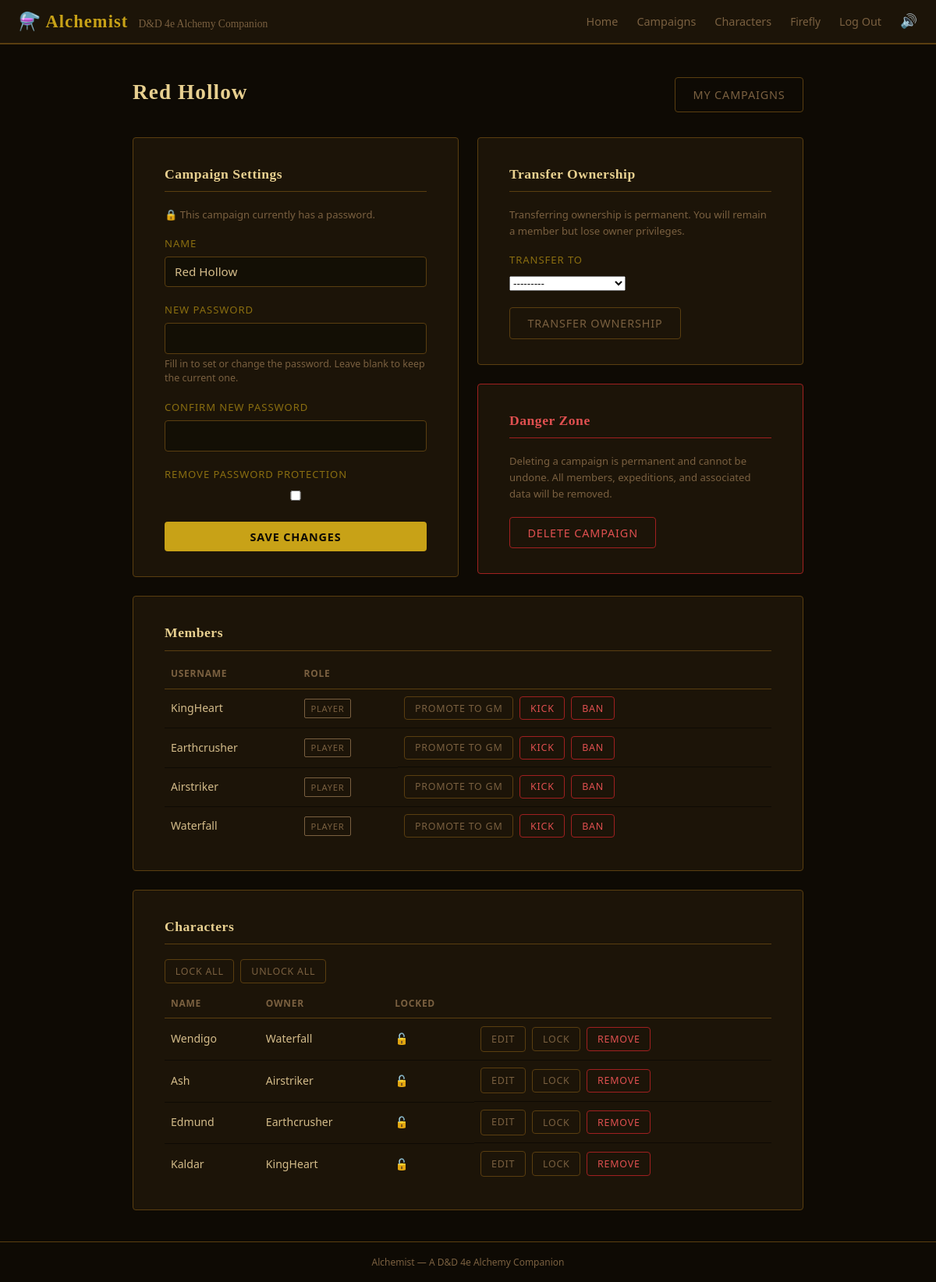
Page /campaigns/red-hollow/manage/ (signed in) on the committed database.
### campaigns/models.py (models this page shows, shortened)
class Campaign(models.Model):
    name = models.CharField(max_length=100, db_index=True)
    slug = models.SlugField(max_length=100, unique=True, blank=True)
    password = models.CharField(max_length=128, null=True, blank=True)  # Hashed; null = no password required.
    created_by = models.ForeignKey(settings.AUTH_USER_MODEL, on_delete=models.SET_NULL, related_name="created_campaigns", null=True)
    billing_owner = models.ForeignKey(settings.AUTH_USER_MODEL, on_delete=models.PROTECT, related_name="billing_campaigns")
    subscription = models.ForeignKey("accounts.Subscription", on_delete=models.PROTECT, related_name="campaigns", null=True, blank=True)
    created_at = models.DateTimeField(auto_now_add=True)
    updated_at = models.DateTimeField(auto_now=True)
    class Meta:
        ordering = ["-created_at"]
        constraints = [
            models.UniqueConstraint(fields=["billing_owner", "name"], name="unique_campaign_name_per_owner"),
        ]

class CampaignMembership(models.Model):
    user = models.ForeignKey(settings.AUTH_USER_MODEL, on_delete=models.CASCADE, related_name="campaign_memberships")
    campaign = models.ForeignKey(Campaign, on_delete=models.CASCADE, related_name="campaign_memberships")
    role = models.CharField(max_length=20, choices=GameRole.choices, default=GameRole.PLAYER, db_index=True)
    is_owner = models.BooleanField(default=False)
    created_at = models.DateTimeField(auto_now_add=True)
    updated_at = models.DateTimeField(auto_now=True)
    class Meta:
        constraints = [models.UniqueConstraint(fields=["user", "campaign"], name="unique_campaign_membership")]
        ordering = ["-created_at"]

### characters/models.py (models this page shows, shortened)
class Character(models.Model):
    name = models.CharField(max_length=50, db_index=True)
    slug = models.SlugField(max_length=50, blank=True)
    campaign = models.ForeignKey("campaigns.Campaign", null=True, blank=True, on_delete=models.SET_NULL, related_name="characters")
    home_campaign = models.ForeignKey("campaigns.Campaign", null=True, blank=True, on_delete=models.SET_NULL, related_name="home_characters")
    owner = models.ForeignKey(settings.AUTH_USER_MODEL, on_delete=models.CASCADE, related_name="characters")
    level = models.PositiveSmallIntegerField(validators=[MinValueValidator(1), MaxValueValidator(50)], default=1)
    strength = models.PositiveSmallIntegerField(validators=[MinValueValidator(1), MaxValueValidator(50)], default=10)
    constitution = models.PositiveSmallIntegerField(validators=[MinValueValidator(1), MaxValueValidator(50)], default=10)
    dexterity = models.PositiveSmallIntegerField(validators=[MinValueValidator(1), MaxValueValidator(50)], default=10)
    intelligence = models.PositiveSmallIntegerField(validators=[MinValueValidator(1), MaxValueValidator(50)], default=10)
    wisdom = models.PositiveSmallIntegerField(validators=[MinValueValidator(1), MaxValueValidator(50)], default=10)
    charisma = models.PositiveSmallIntegerField(validators=[MinValueValidator(1), MaxValueValidator(50)], default=10)
    alchemy_bonus = models.PositiveSmallIntegerField(validators=[MinValueValidator(0), MaxValueValidator(50)], default=0)
    arcana_bonus = models.PositiveSmallIntegerField(validators=[MinValueValidator(0), MaxValueValidator(50)], default=0)
    dungeoneering_bonus = models.PositiveSmallIntegerField(validators=[MinValueValidator(0), MaxValueValidator(50)], default=0)
    history_bonus = models.PositiveSmallIntegerField(validators=[MinValueValidator(0), MaxValueValidator(50)], default=0)
    insight_bonus = models.PositiveSmallIntegerField(validators=[MinValueValidator(0), MaxValueValidator(50)], default=0)
    nature_bonus = models.PositiveSmallIntegerField(validators=[MinValueValidator(0), MaxValueValidator(50)], default=0)
    perception_bonus = models.PositiveSmallIntegerField(validators=[MinValueValidator(0), MaxValueValidator(50)], default=0)
    image = models.ImageField(upload_to="characters/", blank=True, null=True)
    is_locked = models.BooleanField(default=False)
    has_darkvision = models.BooleanField(default=False)
    has_lowlightvision = models.BooleanField(default=False)
    has_tremorsense = models.BooleanField(default=False)
    lab_minutes = models.PositiveIntegerField(default=0)
    lab_time_unlimited = models.BooleanField(default=False)
    created_at = models.DateTimeField(auto_now_add=True)
    updated_at = models.DateTimeField(auto_now=True)
    class Meta:
        constraints = [
            models.UniqueConstraint(
                fields=["name", "campaign"],
                condition=models.Q(campaign__isnull=False),
                name="unique_character_name_per_campaign",
            ),
            models.UniqueConstraint(
                fields=["campaign", "slug"],
                condition=models.Q(campaign__isnull=False),
                name="unique_slug_per_campaign",
            ),
            models.UniqueConstraint(
                fields=["owner", "slug"],
                condition=models.Q(campaign__isnull=True),
                name="unique_slug_no_campaign",
            ),
        ]

### campaigns/views.py (the view, shortened to what this page needs)
# urls.py: path('<slug:slug>/manage/', views.campaign_manage, name='campaign_manage'),
@login_required
def campaign_manage(request, slug):
    campaign = get_object_or_404(Campaign, slug=slug)
    membership = get_object_or_404(CampaignMembership, campaign=campaign, user=request.user)
    if not membership.is_owner and membership.role != GameRole.GM:
        from django.http import Http404
        raise Http404
    manage_form = CampaignManageForm(instance=campaign, user=request.user)
    other_members = CampaignMembership.objects.filter(
        campaign=campaign
    ).exclude(user=request.user).select_related('user')
    transfer_form = TransferOwnershipForm(campaign=campaign, current_user=request.user)
    campaign_characters = Character.objects.filter(campaign=campaign).select_related('owner')
    banned_users = CampaignBan.objects.filter(campaign=campaign).select_related('user').order_by('banned_at')
    return render(request, 'campaigns/campaign_manage.html', {
        'campaign': campaign,
        'manage_form': manage_form,
        'transfer_form': transfer_form,
        'other_members': other_members,
        'banned_users': banned_users,
        'campaign_characters': campaign_characters,
        'has_password': bool(campaign.password),
        'is_owner': membership.is_owner,
    })

### templates/campaigns/campaign_manage.html (shortened to what this page needs)
{% extends 'base.html' %}
{% block content %}
<div class="page-header">
    <h1>{{ campaign.name }}</h1>
    <div class="page-actions">
        <a href="{% url 'campaign_list' %}" class="btn btn-ghost">My Campaigns</a>
    </div>
</div>
<div class="manage-grid">
    {% if is_owner %}
    <div class="form-card">
        <h2>Campaign Settings</h2>
        {% if has_password %}
            <p style="font-family:var(--font-sans); font-size:0.82rem; color:var(--text-muted); margin-bottom:1rem;">
                &#x1F512; This campaign currently has a password.
            </p>
        {% else %}
            <p style="font-family:var(--font-sans); font-size:0.82rem; color:var(--text-muted); margin-bottom:1rem;">
                &#x1F513; This campaign is open — no password required to join.
            </p>
        {% endif %}
        <form method="post" novalidate>
            {% for field in manage_form %}
                <div class="form-group">
                    <label for="{{ field.id_for_label }}">{{ field.label }}</label>
                    {{ field }}
                    {% if field.help_text %}
                        <span class="helptext">{{ field.help_text }}</span>
                    {% endif %}
                </div>
            {% endfor %}
            <button type="submit" class="btn btn-primary">Save Changes</button>
        </form>
    </div>
    {% endif %}
    {% if is_owner %}
    <div style="display:flex; flex-direction:column; gap:1.5rem;">
        <div class="form-card">
            <h2>Transfer Ownership</h2>
            {% if other_members %}
                <p style="font-family:var(--font-sans); font-size:0.82rem; color:var(--text-muted); margin-bottom:1rem;">
                    Transferring ownership is permanent. You will remain a member but lose owner privileges.
                </p>
                <form method="post" novalidate>
                    <div class="form-group">
                        <label for="{{ transfer_form.new_owner.id_for_label }}">{{ transfer_form.new_owner.label }}</label>
                        {{ transfer_form.new_owner }}
                    </div>
                    <button type="submit" class="btn btn-ghost">Transfer Ownership</button>
                </form>
            {% else %}
                <p style="font-family:var(--font-sans); font-size:0.85rem; color:var(--text-muted);">
                    No other members yet. Invite someone to join before transferring ownership.
                </p>
            {% endif %}
        </div>
        <div class="form-card danger-zone">
            <h2>Danger Zone</h2>
            <p style="font-family:var(--font-sans); font-size:0.82rem; color:var(--text-muted); margin-bottom:1.2rem;">
                Deleting a campaign is permanent and cannot be undone. All members, expeditions, and associated data will be removed.
            </p>
            <form method="post" onsubmit="return confirm('Delete campaign \'{{ campaign.name }}\'? This cannot be undone.');">
                <button type="submit" class="btn btn-danger">Delete Campaign</button>
            </form>
        </div>
    </div>
    {% endif %}
</div>
<div class="form-card" style="max-width:860px; margin-top:1.5rem;">
    <h2>Members</h2>
    {% if other_members %}
    <table class="member-table">
        <thead>
            <tr>
                <th>Username</th>
                <th>Role</th>
                <th></th>
            </tr>
        </thead>
        <tbody>
            {% for m in other_members %}
            <tr>
                <td>{{ m.user.username }}</td>
                <td>
                    {% if m.role == 'gm' %}
                        <span class="badge badge-gm">GM</span>
                    {% else %}
                        <span class="badge badge-player">Player</span>
                    {% endif %}
                </td>
                <td style="display:flex; gap:0.5rem; flex-wrap:wrap;">
                    {% if is_owner %}
                    <form method="post" style="display:inline;">
                        {% if m.role == 'gm' %}
                            <button type="submit" class="btn btn-ghost btn-sm">Demote to Player</button>
                        {% else %}
                            <button type="submit" class="btn btn-ghost btn-sm">Promote to GM</button>
                        {% endif %}
                    </form>
                    <form method="post" style="display:inline;" onsubmit="return confirm('Remove {{ m.user.username }} from this campaign?');">
                        <button type="submit" class="btn btn-danger btn-sm">Kick</button>
                    </form>
                    <form method="post" style="display:inline;" onsubmit="return confirm('Ban {{ m.user.username }} from this campaign? They will be kicked and prevented from rejoining.');">
                        <button type="submit" class="btn btn-danger btn-sm">Ban</button>
                    </form>
                    {% endif %}
                </td>
            </tr>
            {% endfor %}
        </tbody>
    </table>
    {% else %}
        <p style="font-family:var(--font-sans); font-size:0.85rem; color:var(--text-muted);">No other members have joined this campaign yet.</p>
    {% endif %}
</div>
<div class="form-card" style="max-width:860px; margin-top:1.5rem;">
    <h2>Characters</h2>
    <div style="display:flex; gap:0.5rem; margin-bottom:1rem;">
        <form method="post" style="display:inline;">
            <button type="submit" class="btn btn-ghost btn-sm">Lock All</button>
        </form>
        <form method="post" style="display:inline;">
            <button type="submit" class="btn btn-ghost btn-sm">Unlock All</button>
        </form>
    </div>
    {% if campaign_characters %}
    <table class="member-table">
        <thead>
            <tr>
                <th>Name</th>
                <th>Owner</th>
                <th>Locked</th>
                <th></th>
            </tr>
        </thead>
        <tbody>
            {% for c in campaign_characters %}
            <tr>
                <td>{{ c.name }}</td>
                <td>{{ c.owner.username }}</td>
                <td>{% if c.is_locked %}&#x1F512;{% else %}&#x1F513;{% endif %}</td>
                <td style="display:flex; gap:0.5rem; flex-wrap:wrap; align-items:center;">
                    <a href="{% url 'character_edit' c.id %}?next={% url 'campaign_manage' campaign.slug %}" class="btn btn-ghost btn-sm">Edit</a>
                    <form method="post" style="display:inline;">
                        {% if c.is_locked %}
                            <input type="hidden" name="action" value="unlock_character">
                            <input type="hidden" name="character_id" value="{{ c.id }}">
                            <button type="submit" class="btn btn-ghost btn-sm">Unlock</button>
                        {% else %}
                            <button type="submit" class="btn btn-ghost btn-sm">Lock</button>
                        {% endif %}
                    </form>
                    <form method="post" style="display:inline;" onsubmit="return confirm('Remove \'{{ c.name }}\' from this campaign? The character will not be deleted.');">
                        <button type="submit" class="btn btn-danger btn-sm">Remove</button>
                    </form>
                </td>
            </tr>
            {% endfor %}
        </tbody>
    </table>
    {% else %}
        <p style="font-family:var(--font-sans); font-size:0.85rem; color:var(--text-muted);">No characters in this campaign yet.</p>
    {% endif %}
</div>
{% endblock %}

### templates/base.html (shortened to what this page needs)
{% load static %}
<!DOCTYPE html>
<html lang="en">
<head>
    <link rel="stylesheet" href="{% static 'css/main.css' %}">
</head>
<body>
    <nav class="navbar">
        <span class="navbar-brand">
            &#x2697;&#xFE0F; Alchemist
            <span>D&D 4e Alchemy Companion</span>
        </span>
        <div class="navbar-links">
            {% if user.is_authenticated %}
                <a href="{% url 'home' %}">Home</a>
                <a href="{% url 'campaign_list' %}">Campaigns</a>
                <a href="{% url 'character_list' %}">Characters</a>
                <span class="navbar-user">{{ user.username }}</span>
                <a href="{% url 'logout' %}">Log Out</a>
            {% else %}
                <a href="{% url 'login' %}">Log In</a>
                <a href="{% url 'signup' %}">Sign Up</a>
            {% endif %}
            <div class="audio-widget">
                <button type="button" id="audio-settings-toggle" class="audio-toggle-btn"
                        aria-haspopup="true" aria-expanded="false" aria-label="Audio settings">&#x1F50A;</button>
            </div>
        </div>
    </nav>
    <main class="page-wrapper">
        {% block content %}{% endblock %}
    </main>
    <footer class="site-footer">
        Alchemist &mdash; A D&D 4e Alchemy Companion
    </footer>
</body>
</html>

### rows in the picture
Campaign: name "Red Hollow", manage_form "Red Hollow"
CampaignMembership: user.username "KingHeart", role "PLAYER"
CampaignMembership: user.username "Earthcrusher", role "PLAYER"
CampaignMembership: user.username "Airstriker", role "PLAYER"
CampaignMembership: user.username "Waterfall", role "PLAYER"
Character: name "Wendigo", owner.username "Waterfall"
Character: name "Ash", owner.username "Airstriker"
Character: name "Edmund", owner.username "Earthcrusher"
Character: name "Kaldar", owner.username "KingHeart"

### other values in the picture
{{ user.username }} "Firefly"
{{ field.label }} "NAME" "NEW PASSWORD" "CONFIRM NEW PASSWORD" "REMOVE PASSWORD PROTECTION"
{{ field.help_text }} "Fill in to set or change the password. Leave blank to keep the current one."
{{ transfer_form.new_owner.label }} "TRANSFER TO"
